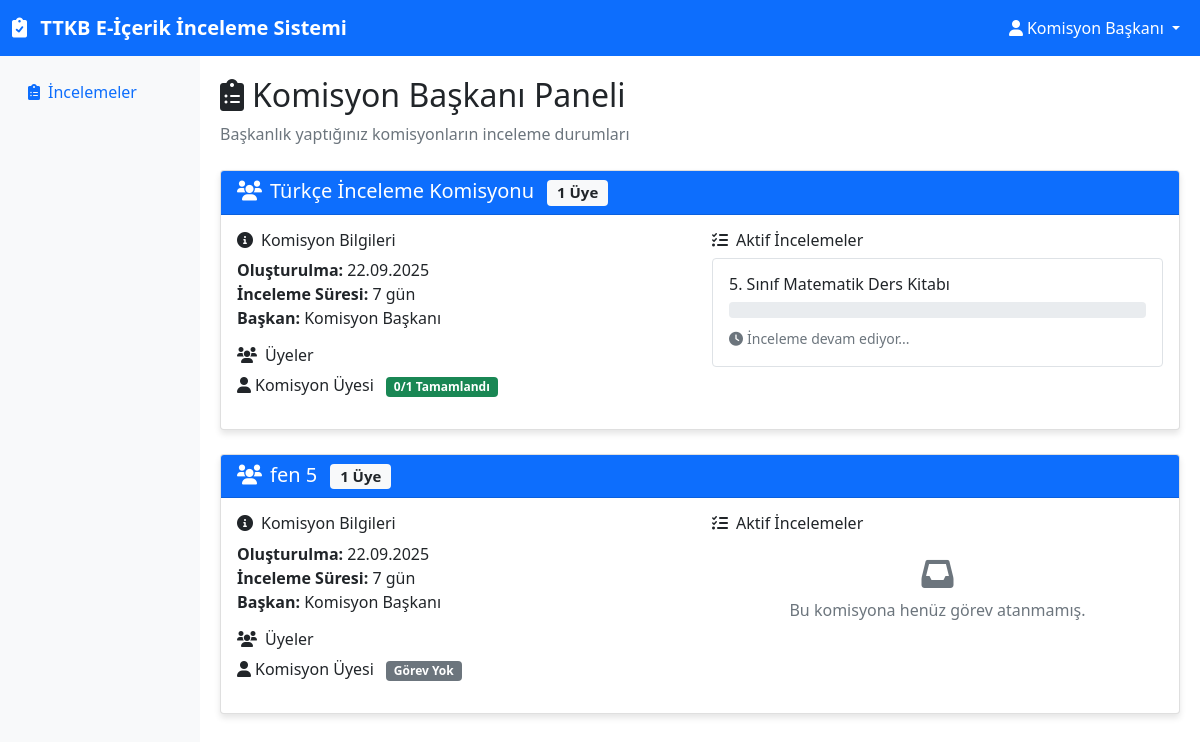
Page /baskan (signed in) on the committed database.
### app.py (models this page shows)
class User(UserMixin, db.Model):
    __tablename__ = 'users'
    id = db.Column(db.Integer, primary_key=True)
    ad = db.Column(db.String(100), nullable=False)
    email = db.Column(db.String(120), unique=True, nullable=False)
    password_hash = db.Column(db.String(200), nullable=False)
    rol = db.Column(db.String(20), nullable=False)  # admin, baskan, uye
    led_commissions = db.relationship('Commission', backref='baskan', lazy=True, foreign_keys='Commission.baskan_id')
    memberships = db.relationship('CommissionMember', backref='user', lazy=True)
    reviews = db.relationship('Review', backref='user', lazy=True)

class Commission(db.Model):
    __tablename__ = 'commissions'
    id = db.Column(db.Integer, primary_key=True)
    isim = db.Column(db.String(100), nullable=False)
    baskan_id = db.Column(db.Integer, db.ForeignKey('users.id'), nullable=False)
    olusturma_tarihi = db.Column(db.DateTime, default=datetime.utcnow)
    sure = db.Column(db.Integer, default=7)  # gün cinsinden
    members = db.relationship('CommissionMember', backref='commission', lazy=True)
    reviews = db.relationship('Review', backref='commission', lazy=True)

class CommissionMember(db.Model):
    __tablename__ = 'commission_members'
    id = db.Column(db.Integer, primary_key=True)
    commission_id = db.Column(db.Integer, db.ForeignKey('commissions.id'), nullable=False)
    user_id = db.Column(db.Integer, db.ForeignKey('users.id'), nullable=False)

class Content(db.Model):
    __tablename__ = 'contents'
    id = db.Column(db.Integer, primary_key=True)
    baslik = db.Column(db.String(200), nullable=False)
    durum = db.Column(db.String(50), default='beklemede')  # beklemede, incelemede, tamamlandi, yegitek
    admin_id = db.Column(db.Integer, db.ForeignKey('users.id'), nullable=False)
    olusturma_tarihi = db.Column(db.DateTime, default=datetime.utcnow)
    admin = db.relationship('User', backref='contents', lazy=True)
    reviews = db.relationship('Review', backref='content', lazy=True)

### app.py (the view)
@app.route('/baskan')
@login_required
def baskan_dashboard():
    if current_user.rol != 'baskan':
        flash('Bu sayfaya erişim yetkiniz yok')
        return redirect(url_for('index'))
    commissions = Commission.query.filter_by(baskan_id=current_user.id).all()
    return render_template('baskan/dashboard.html', commissions=commissions)

### app.py (called while the page is built)
@login_manager.user_loader
def load_user(user_id):
    return User.query.get(int(user_id))

### templates/baskan/dashboard.html (shortened to what this page needs)
{% extends "base.html" %}
{% block content %}
<div class="mb-4">
    <h2><i class="fas fa-clipboard-list me-2"></i>Komisyon Başkanı Paneli</h2>
    <p class="text-muted">Başkanlık yaptığınız komisyonların inceleme durumları</p>
</div>
{% if commissions %}
    {% for commission in commissions %}
    <div class="card mb-4">
        <div class="card-header bg-primary text-white">
            <h5 class="mb-0">
                <i class="fas fa-users me-2"></i>{{ commission.isim }}
                <span class="badge bg-light text-dark ms-2">{{ commission.members|length }} Üye</span>
            </h5>
        </div>
        <div class="card-body">
            <div class="row">
                <div class="col-md-6">
                    <h6><i class="fas fa-info-circle me-2"></i>Komisyon Bilgileri</h6>
                    <ul class="list-unstyled">
                        <li><strong>Oluşturulma:</strong> {{ commission.olusturma_tarihi.strftime('%d.%m.%Y') }}</li>
                        <li><strong>İnceleme Süresi:</strong> {{ commission.sure }} gün</li>
                        <li><strong>Başkan:</strong> {{ commission.baskan.ad }}</li>
                    </ul>
                    <h6><i class="fas fa-users me-2"></i>Üyeler</h6>
                    <ul class="list-unstyled">
                        {% for member in commission.members %}
                        <li>
                            <i class="fas fa-user me-1"></i>{{ member.user.ad }}
                            {% set user_reviews = commission.reviews|selectattr('user_id', 'equalto', member.user.id)|list %}
                            {% if user_reviews %}
                                {% set completed_reviews = user_reviews|selectattr('durum', 'equalto', 'tamamlandi')|list %}
                                <span class="badge bg-success ms-2">{{ completed_reviews|length }}/{{ user_reviews|length }} Tamamlandı</span>
                            {% else %}
                                <span class="badge bg-secondary ms-2">Görev Yok</span>
                            {% endif %}
                        </li>
                        {% endfor %}
                    </ul>
                </div>
                <div class="col-md-6">
                    <h6><i class="fas fa-tasks me-2"></i>Aktif İncelemeler</h6>
                    {% set commission_reviews = commission.reviews|groupby('content_id') %}
                    {% if commission_reviews %}
                        {% for content_id, reviews in commission_reviews %}
                        {% set content = reviews[0].content %}
                        <div class="border rounded p-3 mb-3">
                            <h6>{{ content.baslik }}</h6>
                            <div class="progress mb-2">
                                {% set total_reviews = reviews|list|length %}
                                {% set completed_reviews = reviews|selectattr('durum', 'equalto', 'tamamlandi')|list|length %}
                                {% set progress = (completed_reviews / total_reviews * 100) if total_reviews > 0 else 0 %}
                            </div>
                            {% if completed_reviews == total_reviews and total_reviews > 0 %}
                            <button class="btn btn-success btn-sm" onclick="viewReport({{ content.id }}, {{ commission.id }})">
                                <i class="fas fa-eye me-1"></i>Raporu Görüntüle
                            </button>
                            {% else %}
                            <small class="text-muted">
                                <i class="fas fa-clock me-1"></i>İnceleme devam ediyor...
                            </small>
                            {% endif %}
                        </div>
                        {% endfor %}
                    {% else %}
                    <div class="text-center py-3">
                        <i class="fas fa-inbox fa-2x text-muted mb-2"></i>
                        <p class="text-muted">Bu komisyona henüz görev atanmamış.</p>
                    </div>
                    {% endif %}
                </div>
            </div>
        </div>
    </div>
    {% endfor %}
{% endif %}
{% endblock %}

### templates/base.html (shortened to what this page needs)
<!DOCTYPE html>
<html lang="tr">
<head>
    <link href="https://cdn.jsdelivr.net/npm/bootstrap@5.1.3/dist/css/bootstrap.min.css" rel="stylesheet">
    <link href="https://cdnjs.cloudflare.com/ajax/libs/font-awesome/6.0.0/css/all.min.css" rel="stylesheet">
</head>
<body>
    <nav class="navbar navbar-expand-lg navbar-dark bg-primary">
        <div class="container-fluid">
            <a class="navbar-brand" href="{{ url_for('index') }}">
                <i class="fas fa-clipboard-check me-2"></i>
                TTKB E-İçerik İnceleme Sistemi
            </a>
            {% if current_user.is_authenticated %}
            <div class="navbar-nav ms-auto">
                <div class="nav-item dropdown">
                    <a class="nav-link dropdown-toggle text-white" href="#" role="button" data-bs-toggle="dropdown">
                        <i class="fas fa-user me-1"></i>{{ current_user.ad }}
                    </a>
                </div>
            </div>
            {% endif %}
        </div>
    </nav>
    <div class="container-fluid">
        <div class="row">
            {% if current_user.is_authenticated %}
            <nav class="col-md-2 sidebar">
                <div class="position-sticky pt-3">
                    <ul class="nav flex-column">
                        {% if current_user.rol == 'admin' %}
                        <li class="nav-item">
                            <a class="nav-link" href="{{ url_for('admin_dashboard') }}">
                                <i class="fas fa-tachometer-alt me-2"></i>Dashboard
                            </a>
                        </li>
                        <li class="nav-item">
                            <a class="nav-link" href="#" onclick="showCommissionModal()">
                                <i class="fas fa-users me-2"></i>Komisyon Yönetimi
                            </a>
                        </li>
                        <li class="nav-item">
                            <a class="nav-link" href="#" onclick="showContentModal()">
                                <i class="fas fa-file-alt me-2"></i>İçerik Yönetimi
                            </a>
                        </li>
                        {% elif current_user.rol == 'baskan' %}
                        <li class="nav-item">
                            <a class="nav-link" href="{{ url_for('baskan_dashboard') }}">
                                <i class="fas fa-clipboard-list me-2"></i>İncelemeler
                            </a>
                        </li>
                        {% else %}
                        <li class="nav-item">
                            <a class="nav-link" href="{{ url_for('uye_dashboard') }}">
                                <i class="fas fa-edit me-2"></i>Görevlerim
                            </a>
                        </li>
                        {% endif %}
                    </ul>
                </div>
            </nav>
            <main class="col-md-10 content-area">
            {% else %}
            <main class="col-12 content-area">
            {% endif %}
                {% block content %}{% endblock %}
            </main>
        </div>
    </div>
</body>
</html>

### templates/base.html (style rules this page uses)
.navbar-brand { font-weight: bold; }
.card { box-shadow: 0 4px 6px rgba(0, 0, 0, 0.1); margin-bottom: 20px; }
.sidebar { background-color: #f8f9fa; min-height: calc(100vh - 56px); }
.content-area { padding: 20px; }

### rows in the picture
User: ad "Komisyon Başkanı"
Commission: isim "Türkçe İnceleme Komisyonu", members|length "1", olusturma_tarihi "22.09.2025", sure "7", baskan.ad "Komisyon Başkanı"
CommissionMember: user.ad "Komisyon Üyesi", completed_reviews "0", user_reviews "1"
Content: baslik "5. Sınıf Matematik Ders Kitabı"
Commission: isim "fen 5", members|length "1", olusturma_tarihi "22.09.2025", sure "7", baskan.ad "Komisyon Başkanı", shows "Bu komisyona henüz görev atanmamış."
CommissionMember: user.ad "Komisyon Üyesi", shows "Görev Yok"
